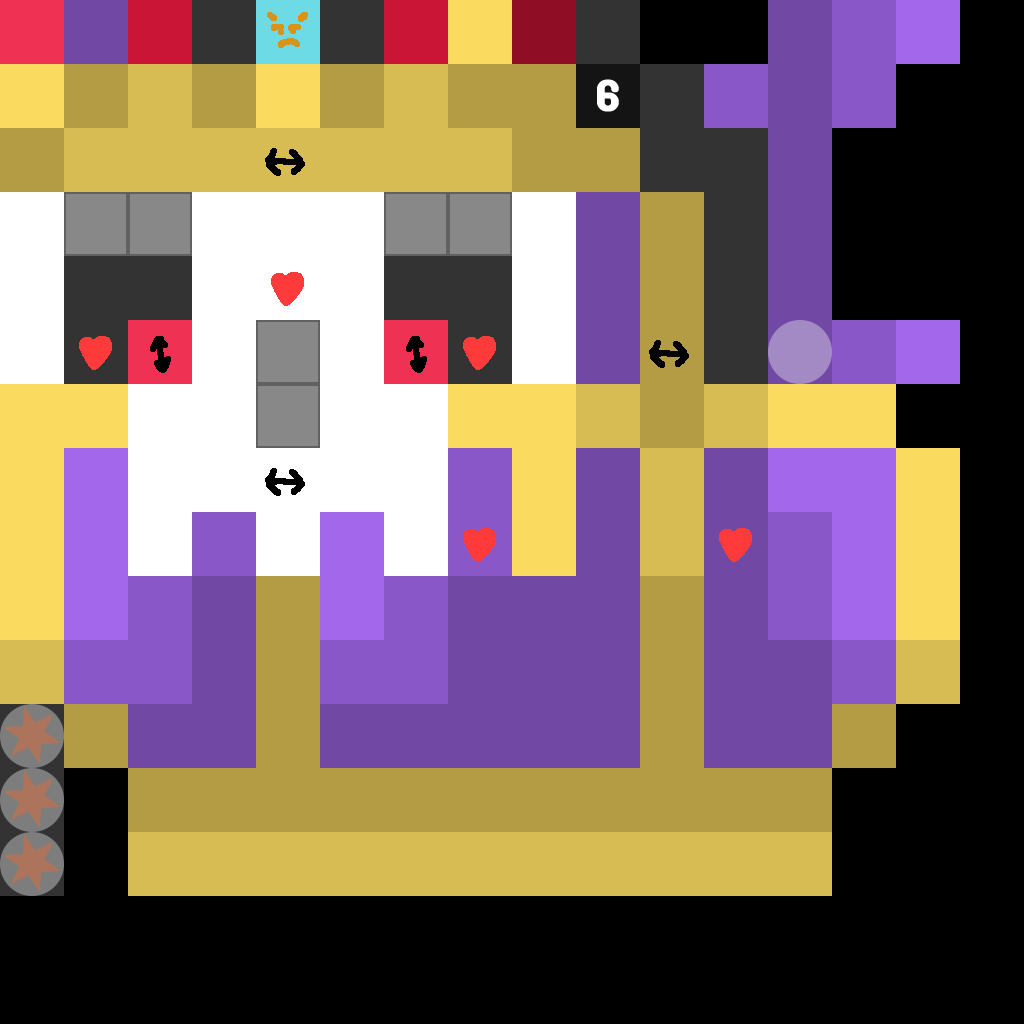

Tiled map render using the project's own tile images. Description and the whole map definition, tile-layer contents included, below:
An orthogonal 16x16 tile map with 64x64 px tiles, 12 tile layers (Knight, _ADDON, Tower, _ADDON, ...), 1 hidden layer not drawn, 2 tilesets.

<map version="1.5" tiledversion="1.7.2" orientation="orthogonal" renderorder="right-down" width="16" height="16" tilewidth="64" tileheight="64" infinite="0" nextlayerid="116" nextobjectid="1">
 <editorsettings>
  <export target="../../../www/data/_world1/world1_tier9_levels.json" format="json" />
 </editorsettings>
 <properties>
  <property name="coverID" type="int" value="9" />
  <property name="iconURL" value="" />
  <property name="sectionName" value="High Hills" />
 </properties>
 <tileset firstgid="1" source="../tilesets/spadersTileset.tsx" />
 <tileset firstgid="65" source="../tilesets/gb.tsx" />
 <layer id="43" name="Game Boy" width="16" height="16" visible="0">
  <properties>
   <property name="autoPlaceBlockers" type="int" value="2" />
   <property name="i" type="int" value="10" />
   <property name="j" type="int" value="11" />
   <property name="padding-bottom" type="int" value="2" />
   <property name="padding-left" type="int" value="1" />
   <property name="padding-right" type="int" value="1" />
   <property name="padding-top" type="int" value="0" />
   <property name="startI" type="int" value="0" />
   <property name="startJ" type="int" value="0" />
   <property name="tier" type="int" value="0" />
  </properties>
  <data encoding="csv">
0,74,74,74,74,74,74,74,74,0,0,0,0,0,0,0,
74,73,73,73,73,73,73,73,73,74,0,0,0,0,0,0,
74,73,66,66,66,66,66,66,73,74,0,0,0,0,0,0,
74,73,66,66,66,66,66,66,73,74,0,0,0,0,0,0,
74,73,66,66,66,66,66,66,73,74,0,0,0,0,0,0,
74,73,66,66,66,66,66,66,73,74,0,0,0,0,0,0,
74,73,73,73,73,73,73,73,73,74,0,0,0,0,0,0,
74,73,73,74,73,73,73,69,73,74,0,0,0,0,0,0,
74,73,74,74,74,73,69,73,73,74,0,0,0,0,0,0,
0,0,0,0,0,0,0,0,0,0,0,0,0,0,0,0,
0,0,0,0,0,0,0,0,0,0,0,0,0,0,0,0,
0,0,0,0,0,0,0,0,0,0,0,0,0,0,0,0,
0,0,0,0,0,0,0,0,0,0,0,0,0,0,0,0,
0,0,0,0,0,0,0,0,0,0,0,0,0,0,0,0,
0,0,0,0,0,0,0,0,0,0,0,0,0,0,0,0,
0,0,0,0,0,0,0,0,0,0,0,0,0,0,0,0
</data>
 </layer>
 <layer id="74" name="Knight" width="16" height="16">
  <properties>
   <property name="autoPlaceBlockers" type="int" value="2" />
   <property name="i" type="int" value="11" />
   <property name="j" type="int" value="11" />
   <property name="padding-bottom" type="int" value="2" />
   <property name="padding-left" type="int" value="1" />
   <property name="padding-right" type="int" value="1" />
   <property name="padding-top" type="int" value="0" />
   <property name="require" value="-1" />
   <property name="startI" type="int" value="0" />
   <property name="startJ" type="int" value="0" />
   <property name="tier" type="int" value="0" />
  </properties>
  <data encoding="csv">
0,0,0,11,9,0,0,0,0,0,0,0,0,0,0,0,
0,0,0,17,17,9,0,0,0,0,0,0,0,0,0,0,
0,0,11,27,11,17,0,0,0,0,0,0,0,0,0,0,
0,9,25,11,25,17,9,0,0,0,0,0,0,0,0,0,
0,25,25,27,25,25,17,9,0,0,0,0,0,0,0,0,
25,25,25,27,25,25,27,17,0,0,0,0,0,0,0,0,
25,25,25,25,25,25,27,17,0,0,0,0,0,0,0,0,
25,26,25,26,25,26,27,17,9,0,0,0,0,0,0,0,
25,26,25,26,27,26,27,9,9,0,0,0,0,0,0,0,
0,26,25,26,27,26,0,0,9,0,0,0,0,0,0,0,
0,0,27,26,27,0,0,0,0,0,0,0,0,0,0,0,
0,0,0,0,0,0,0,0,0,0,0,0,0,0,0,0,
0,0,0,0,0,0,0,0,0,0,0,0,0,0,0,0,
0,0,0,0,0,0,0,0,0,0,0,0,0,0,0,0,
0,0,0,0,0,0,0,0,0,0,0,0,0,0,0,0,
0,0,0,0,0,0,0,0,0,0,0,0,0,0,0,0
</data>
 </layer>
 <layer id="106" name="_ADDON" width="16" height="16">
  <properties>
   <property name="autoPlaceBlockers" type="int" value="2" />
   <property name="i" type="int" value="11" />
   <property name="j" type="int" value="11" />
   <property name="padding-bottom" type="int" value="2" />
   <property name="padding-left" type="int" value="1" />
   <property name="padding-right" type="int" value="1" />
   <property name="padding-top" type="int" value="0" />
   <property name="startI" type="int" value="0" />
   <property name="startJ" type="int" value="0" />
   <property name="tier" type="int" value="0" />
  </properties>
  <data encoding="csv">
0,0,0,47,34,0,0,0,0,0,0,0,0,0,0,0,
0,0,0,37,34,34,0,0,0,0,0,0,0,0,0,0,
0,0,0,0,0,34,0,0,0,0,0,0,0,0,0,0,
0,46,0,0,0,46,34,0,0,0,0,0,0,0,0,0,
0,0,0,0,0,0,34,34,0,0,0,0,0,0,0,0,
34,0,36,0,0,0,34,34,0,0,0,0,0,0,0,0,
34,0,34,34,34,0,34,34,0,0,0,0,0,0,0,0,
34,34,34,34,34,34,34,34,34,0,0,0,0,0,0,0,
34,34,34,34,34,34,34,34,34,0,0,0,0,0,0,0,
0,34,34,34,34,34,0,0,34,0,0,0,0,0,0,0,
0,0,34,34,34,0,0,0,0,0,0,0,0,0,0,0,
0,0,0,0,0,0,0,0,0,0,0,0,0,0,0,0,
0,0,0,0,0,0,0,0,0,0,0,0,0,0,0,0,
0,0,0,0,0,0,0,0,0,0,0,0,0,0,0,0,
0,0,0,0,0,0,0,0,0,0,0,0,0,0,0,0,
0,0,0,0,0,0,0,0,0,0,0,0,0,0,0,0
</data>
 </layer>
 <layer id="74" name="Tower" width="16" height="16">
  <properties>
   <property name="autoPlaceBlockers" type="int" value="2" />
   <property name="i" type="int" value="11" />
   <property name="j" type="int" value="11" />
   <property name="padding-bottom" type="int" value="2" />
   <property name="padding-left" type="int" value="1" />
   <property name="padding-right" type="int" value="1" />
   <property name="padding-top" type="int" value="0" />
   <property name="require" value="0" />
   <property name="startI" type="int" value="0" />
   <property name="startJ" type="int" value="0" />
   <property name="tier" type="int" value="0" />
  </properties>
  <data encoding="csv">
27,0,27,0,27,0,0,0,0,0,0,0,0,0,0,0,
26,27,26,27,26,0,0,0,0,0,0,0,0,0,0,0,
27,27,27,27,27,0,0,0,0,0,0,0,0,0,0,0,
0,27,26,27,0,0,0,0,0,0,0,0,0,0,0,0,
0,26,26,26,0,0,0,0,0,0,0,0,0,0,0,0,
27,27,26,27,27,0,0,0,0,0,0,0,0,0,0,0,
27,25,25,25,27,0,0,0,0,0,0,0,0,0,0,0,
26,26,25,26,26,0,0,0,0,0,0,0,0,0,0,0,
27,25,11,25,27,0,0,0,0,0,0,0,0,0,0,0,
27,25,11,25,27,0,0,0,0,0,0,0,0,0,0,0,
0,0,0,0,0,0,0,0,0,0,0,0,0,0,0,0,
0,0,0,0,0,0,0,0,0,0,0,0,0,0,0,0,
0,0,0,0,0,0,0,0,0,0,0,0,0,0,0,0,
0,0,0,0,0,0,0,0,0,0,0,0,0,0,0,0,
0,0,0,0,0,0,0,0,0,0,0,0,0,0,0,0,
0,0,0,0,0,0,0,0,0,0,0,0,0,0,0,0
</data>
 </layer>
 <layer id="106" name="_ADDON" width="16" height="16">
  <properties>
   <property name="autoPlaceBlockers" type="int" value="2" />
   <property name="i" type="int" value="11" />
   <property name="j" type="int" value="11" />
   <property name="padding-bottom" type="int" value="2" />
   <property name="padding-left" type="int" value="1" />
   <property name="padding-right" type="int" value="1" />
   <property name="padding-top" type="int" value="0" />
   <property name="startI" type="int" value="0" />
   <property name="startJ" type="int" value="0" />
   <property name="tier" type="int" value="0" />
  </properties>
  <data encoding="csv">
0,0,46,0,0,0,0,0,0,0,0,0,0,0,0,0,
0,0,33,0,0,0,0,0,0,0,0,0,0,0,0,0,
0,43,0,43,0,0,0,0,0,0,0,0,0,0,0,0,
0,0,34,0,0,0,0,0,0,0,0,0,0,0,0,0,
0,0,34,0,0,0,0,0,0,0,0,0,0,0,0,0,
48,0,34,0,48,0,0,0,0,0,0,0,0,0,0,0,
0,34,34,34,0,0,0,0,0,0,0,0,0,0,0,0,
0,34,34,34,0,0,0,0,0,0,0,0,0,0,0,0,
0,34,0,34,0,0,0,0,0,0,0,0,0,0,0,0,
34,34,0,34,34,0,0,0,0,0,0,0,0,0,0,0,
0,0,0,0,0,0,0,0,0,0,0,0,0,0,0,0,
0,0,0,0,0,0,0,0,0,0,0,0,0,0,0,0,
0,0,0,0,0,0,0,0,0,0,0,0,0,0,0,0,
0,0,0,0,0,0,0,0,0,0,0,0,0,0,0,0,
0,0,0,0,0,0,0,0,0,0,0,0,0,0,0,0,
0,0,0,0,0,0,0,0,0,0,0,0,0,0,0,0
</data>
 </layer>
 <layer id="74" name="Flag" width="16" height="16">
  <properties>
   <property name="autoPlaceBlockers" type="int" value="2" />
   <property name="fallTurns" type="int" value="10" />
   <property name="gamemode" type="int" value="1" />
   <property name="i" type="int" value="11" />
   <property name="j" type="int" value="11" />
   <property name="padding-bottom" type="int" value="2" />
   <property name="padding-left" type="int" value="1" />
   <property name="padding-right" type="int" value="1" />
   <property name="padding-top" type="int" value="0" />
   <property name="require" value="1" />
   <property name="scale" type="int" value="2" />
   <property name="startI" type="int" value="0" />
   <property name="startJ" type="int" value="0" />
   <property name="tier" type="int" value="0" />
  </properties>
  <data encoding="csv">
26,24,16,16,16,8,24,16,0,0,0,0,24,8,16,0,
26,24,16,8,8,8,24,16,16,16,8,8,24,8,0,0,
26,24,16,8,8,8,19,11,3,8,8,8,24,0,0,0,
26,24,8,8,8,8,24,11,9,3,8,8,24,0,0,0,
26,24,8,3,8,8,19,11,3,8,8,8,24,0,0,0,
26,24,8,8,3,3,19,3,3,8,8,8,24,8,16,0,
26,24,8,8,8,3,19,3,3,8,8,8,24,8,0,0,
26,0,8,8,8,8,24,3,8,8,8,8,24,0,0,0,
26,0,0,0,0,0,0,8,8,8,8,8,0,0,0,0,
26,0,0,0,0,0,0,0,0,0,0,0,0,0,0,0,
26,0,0,0,0,0,0,0,0,0,0,0,0,0,0,0,
26,0,0,0,0,0,0,0,0,0,0,0,0,0,0,0,
26,0,0,0,0,0,0,0,0,0,0,0,0,0,0,0,
26,0,0,0,0,0,0,0,0,0,0,0,0,0,0,0,
0,0,0,0,0,0,0,0,0,0,0,0,0,0,0,0,
0,0,0,0,0,0,0,0,0,0,0,0,0,0,0,0
</data>
 </layer>
 <layer id="106" name="_ADDON" width="16" height="16">
  <properties>
   <property name="autoPlaceBlockers" type="int" value="2" />
   <property name="i" type="int" value="11" />
   <property name="j" type="int" value="11" />
   <property name="padding-bottom" type="int" value="2" />
   <property name="padding-left" type="int" value="1" />
   <property name="padding-right" type="int" value="1" />
   <property name="padding-top" type="int" value="0" />
   <property name="startI" type="int" value="0" />
   <property name="startJ" type="int" value="0" />
   <property name="tier" type="int" value="0" />
  </properties>
  <data encoding="csv">
0,0,0,0,0,0,37,0,0,0,0,0,0,0,0,0,
0,0,0,0,0,0,0,0,0,0,0,0,0,0,0,0,
0,0,38,0,0,0,0,0,0,0,0,0,0,0,0,0,
0,0,33,0,0,33,0,0,33,0,0,33,0,0,0,0,
0,0,0,0,0,0,0,0,0,0,0,0,0,0,0,0,
0,33,0,0,0,0,33,0,0,33,0,0,33,0,0,0,
0,0,0,0,0,0,0,0,0,0,0,38,0,0,0,0,
0,0,33,0,33,0,33,0,33,0,33,0,33,0,0,0,
33,0,0,0,0,0,0,0,0,0,0,0,0,0,0,0,
34,0,0,0,0,0,0,0,0,0,0,0,0,0,0,0,
34,0,0,0,0,0,0,0,0,0,0,0,0,0,0,0,
34,0,0,0,0,0,0,0,0,0,0,0,0,0,0,0,
34,0,0,0,0,0,0,0,0,0,0,0,0,0,0,0,
34,0,0,0,0,0,0,0,0,0,0,0,0,0,0,0,
0,0,0,0,0,0,0,0,0,0,0,0,0,0,0,0,
0,0,0,0,0,0,0,0,0,0,0,0,0,0,0,0
</data>
 </layer>
 <layer id="74" name="Shield" width="16" height="16">
  <properties>
   <property name="autoPlaceBlockers" type="int" value="2" />
   <property name="i" type="int" value="11" />
   <property name="j" type="int" value="11" />
   <property name="padding-bottom" type="int" value="2" />
   <property name="padding-left" type="int" value="1" />
   <property name="padding-right" type="int" value="1" />
   <property name="padding-top" type="int" value="0" />
   <property name="require" value="2" />
   <property name="scale" type="int" value="2" />
   <property name="startI" type="int" value="0" />
   <property name="startJ" type="int" value="0" />
   <property name="tier" type="int" value="0" />
  </properties>
  <data encoding="csv">
0,0,26,26,26,26,26,26,26,26,0,0,0,0,0,0,
0,26,26,11,11,11,11,3,3,26,26,0,0,0,0,0,
26,26,11,16,16,16,16,8,24,3,26,26,0,0,0,0,
26,11,16,16,16,16,16,8,24,24,19,26,0,0,0,0,
26,11,8,16,16,16,16,8,24,24,19,26,0,0,0,0,
26,11,16,8,16,16,8,8,24,24,19,26,0,0,0,0,
26,11,8,16,8,16,8,8,24,24,19,26,0,0,0,0,
26,11,16,8,16,8,8,24,24,24,19,26,0,0,0,0,
26,11,16,16,8,8,8,24,24,24,19,26,0,0,0,0,
26,26,11,8,8,8,24,24,24,19,26,26,0,0,0,0,
0,26,26,3,8,24,24,24,19,26,26,0,0,0,0,0,
0,0,26,26,3,24,24,19,26,26,0,0,0,0,0,0,
0,0,0,26,26,19,19,26,26,0,0,0,0,0,0,0,
0,0,0,0,26,26,26,26,0,0,0,0,0,0,0,0,
0,0,0,0,0,0,0,0,0,0,0,0,0,0,0,0,
0,0,0,0,0,0,0,0,0,0,0,0,0,0,0,0
</data>
 </layer>
 <layer id="106" name="_ADDON" width="16" height="16">
  <properties>
   <property name="autoPlaceBlockers" type="int" value="2" />
   <property name="i" type="int" value="11" />
   <property name="j" type="int" value="11" />
   <property name="padding-bottom" type="int" value="2" />
   <property name="padding-left" type="int" value="1" />
   <property name="padding-right" type="int" value="1" />
   <property name="padding-top" type="int" value="0" />
   <property name="startI" type="int" value="0" />
   <property name="startJ" type="int" value="0" />
   <property name="tier" type="int" value="0" />
  </properties>
  <data encoding="csv">
0,0,0,0,0,0,0,0,0,0,0,0,0,0,0,0,
0,0,0,0,0,37,0,0,0,0,0,0,0,0,0,0,
0,0,0,0,0,0,0,0,0,0,0,0,0,0,0,0,
0,0,38,0,0,0,0,0,0,0,0,0,0,0,0,0,
0,0,0,0,0,0,0,0,0,0,0,0,0,0,0,0,
0,0,0,0,0,0,0,0,0,0,38,0,0,0,0,0,
0,0,0,0,0,0,38,0,0,0,0,0,0,0,0,0,
0,0,0,0,0,0,0,0,0,0,0,0,0,0,0,0,
0,0,35,0,0,0,35,0,0,0,35,0,0,0,0,0,
0,0,0,0,0,0,0,0,0,0,0,0,0,0,0,0,
0,0,0,0,0,0,0,0,0,0,0,0,0,0,0,0,
0,0,0,0,0,0,0,0,0,0,0,0,0,0,0,0,
0,0,0,0,0,0,0,0,0,0,0,0,0,0,0,0,
0,0,0,0,0,0,0,0,0,0,0,0,0,0,0,0,
0,0,0,0,0,0,0,0,0,0,0,0,0,0,0,0,
0,0,0,0,0,0,0,0,0,0,0,0,0,0,0,0
</data>
 </layer>
 <layer id="74" name="Crown" width="16" height="16">
  <properties>
   <property name="autoPlaceBlockers" type="int" value="2" />
   <property name="i" type="int" value="11" />
   <property name="j" type="int" value="11" />
   <property name="padding-bottom" type="int" value="2" />
   <property name="padding-left" type="int" value="1" />
   <property name="padding-right" type="int" value="1" />
   <property name="padding-top" type="int" value="0" />
   <property name="require" value="3" />
   <property name="scale" type="int" value="2" />
   <property name="startI" type="int" value="0" />
   <property name="startJ" type="int" value="0" />
   <property name="tier" type="int" value="0" />
  </properties>
  <data encoding="csv">
0,0,0,0,0,0,0,11,0,0,0,0,0,0,0,0,
0,0,0,0,0,0,11,16,3,0,0,0,0,0,0,0,
0,0,0,0,0,11,16,8,24,19,0,0,0,0,0,0,
0,0,0,0,0,0,3,24,19,0,0,0,0,0,0,0,
0,0,0,0,0,0,0,3,0,0,0,0,0,0,0,0,
0,0,0,0,0,0,11,16,3,0,0,0,0,0,0,0,
0,11,11,11,0,11,16,8,24,3,0,3,11,11,0,0,
11,16,16,8,3,16,8,8,24,24,3,24,16,16,11,0,
11,16,8,8,3,16,8,8,24,24,3,24,8,16,11,0,
11,16,8,24,19,16,8,24,24,24,19,24,8,16,11,0,
3,8,8,24,19,8,8,24,24,24,19,24,24,8,3,0,
0,19,24,24,19,24,24,24,24,24,19,24,24,19,0,0,
0,0,19,19,19,19,19,19,19,19,19,19,19,0,0,0,
0,0,3,3,3,3,3,3,3,3,3,3,3,0,0,0,
0,0,0,0,0,0,0,0,0,0,0,0,0,0,0,0,
0,0,0,0,0,0,0,0,0,0,0,0,0,0,0,0
</data>
 </layer>
 <layer id="106" name="_ADDON" width="16" height="16">
  <properties>
   <property name="autoPlaceBlockers" type="int" value="2" />
   <property name="i" type="int" value="11" />
   <property name="j" type="int" value="11" />
   <property name="padding-bottom" type="int" value="2" />
   <property name="padding-left" type="int" value="1" />
   <property name="padding-right" type="int" value="1" />
   <property name="padding-top" type="int" value="0" />
   <property name="startI" type="int" value="0" />
   <property name="startJ" type="int" value="0" />
   <property name="tier" type="int" value="0" />
  </properties>
  <data encoding="csv">
0,0,0,0,0,0,0,0,0,0,0,0,0,0,0,0,
0,0,0,0,0,44,0,0,0,44,0,0,0,0,0,0,
0,0,0,0,0,44,0,37,0,0,0,0,0,0,0,0,
0,0,0,0,0,0,0,0,0,0,0,0,0,0,0,0,
0,0,0,0,0,0,0,0,0,0,0,0,0,0,0,0,
0,0,0,0,0,0,0,0,0,0,0,0,0,0,0,0,
0,0,0,0,0,0,0,0,0,0,0,0,0,0,0,0,
0,0,0,0,0,0,0,0,0,0,0,0,0,0,0,0,
0,0,0,0,36,0,0,36,0,0,0,36,0,0,0,0,
0,0,0,0,0,0,0,0,0,0,0,0,0,0,0,0,
0,0,0,0,0,0,0,0,0,0,0,0,0,0,0,0,
0,0,0,0,0,0,0,0,0,0,0,0,0,0,0,0,
0,0,0,0,0,0,0,0,0,0,0,0,0,0,0,0,
0,0,0,0,0,0,0,0,0,0,0,0,0,0,0,0,
0,0,0,0,0,0,0,0,0,0,0,0,0,0,0,0,
0,0,0,0,0,0,0,0,0,0,0,0,0,0,0,0
</data>
 </layer>
 <layer id="74" name="Skeleton King" width="16" height="16">
  <properties>
   <property name="autoPlaceBlockers" type="int" value="2" />
   <property name="i" type="int" value="24" />
   <property name="j" type="int" value="24" />
   <property name="padding-bottom" type="int" value="2" />
   <property name="padding-left" type="int" value="1" />
   <property name="padding-right" type="int" value="1" />
   <property name="padding-top" type="int" value="0" />
   <property name="require" value="4" />
   <property name="startI" type="int" value="0" />
   <property name="startJ" type="int" value="0" />
   <property name="tier" type="int" value="0" />
  </properties>
  <data encoding="csv">
10,0,2,0,9,0,2,0,18,0,0,0,0,0,0,0,
11,19,3,19,11,19,3,19,19,0,0,0,0,0,0,0,
19,3,3,3,3,3,3,3,19,0,0,0,0,0,0,0,
25,27,27,25,25,25,27,27,25,0,0,0,0,0,0,0,
25,26,26,25,25,25,26,26,25,0,0,0,0,0,0,0,
25,26,10,25,27,25,10,26,25,0,0,0,0,0,0,0,
11,11,25,25,27,25,25,11,11,0,0,0,0,0,0,0,
11,0,25,25,25,25,25,0,11,0,0,0,0,0,0,0,
11,0,25,0,25,0,25,0,11,0,0,0,0,0,0,0,
0,0,0,0,0,0,0,0,0,0,0,0,0,0,0,0,
0,0,0,0,0,0,0,0,0,0,0,0,0,0,0,0,
0,0,0,0,0,0,0,0,0,0,0,0,0,0,0,0,
0,0,0,0,0,0,0,0,0,0,0,0,0,0,0,0,
0,0,0,0,0,0,0,0,0,0,0,0,0,0,0,0,
0,0,0,0,0,0,0,0,0,0,0,0,0,0,0,0,
0,0,0,0,0,0,0,0,0,0,0,0,0,0,0,0
</data>
 </layer>
 <layer id="106" name="_ADDON" width="16" height="16">
  <properties>
   <property name="autoPlaceBlockers" type="int" value="2" />
   <property name="i" type="int" value="11" />
   <property name="j" type="int" value="11" />
   <property name="padding-bottom" type="int" value="2" />
   <property name="padding-left" type="int" value="1" />
   <property name="padding-right" type="int" value="1" />
   <property name="padding-top" type="int" value="0" />
   <property name="startI" type="int" value="0" />
   <property name="startJ" type="int" value="0" />
   <property name="tier" type="int" value="0" />
  </properties>
  <data encoding="csv">
0,0,0,0,37,0,0,0,0,0,0,0,0,0,0,0,
0,0,0,0,0,0,0,0,0,0,0,0,0,0,0,0,
0,0,0,0,38,0,0,0,0,0,0,0,0,0,0,0,
0,0,0,0,0,0,0,0,0,0,0,0,0,0,0,0,
0,0,0,0,36,0,0,0,0,0,0,0,0,0,0,0,
0,36,39,0,0,0,39,36,0,0,0,0,0,0,0,0,
0,0,0,0,0,0,0,0,0,0,0,0,0,0,0,0,
0,0,0,0,38,0,0,0,0,0,0,0,0,0,0,0,
0,0,0,0,0,0,0,0,0,0,0,0,0,0,0,0,
0,0,0,0,0,0,0,0,0,0,0,0,0,0,0,0,
0,0,0,0,0,0,0,0,0,0,0,0,0,0,0,0,
0,0,0,0,0,0,0,0,0,0,0,0,0,0,0,0,
0,0,0,0,0,0,0,0,0,0,0,0,0,0,0,0,
0,0,0,0,0,0,0,0,0,0,0,0,0,0,0,0,
0,0,0,0,0,0,0,0,0,0,0,0,0,0,0,0,
0,0,0,0,0,0,0,0,0,0,0,0,0,0,0,0
</data>
 </layer>
</map>
